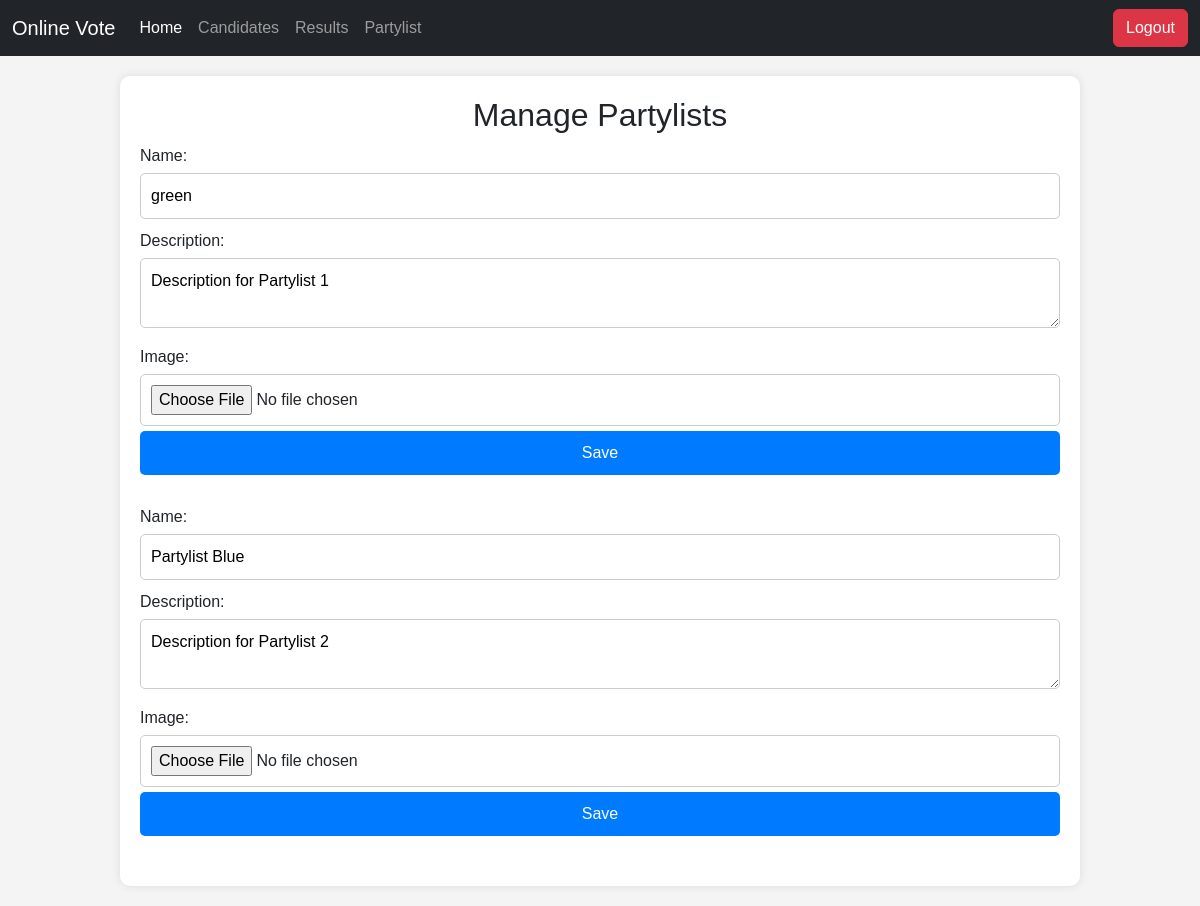
/admin/partylist.php, run on the app's committed database.
### tables this page shows
CREATE TABLE `partylist` (
  `id` int NOT NULL,
  `name` varchar(255) NOT NULL,
  `description` text NOT NULL,
  `image` varchar(255) DEFAULT NULL
);

### admin/partylist.php (the view, shortened to what this page needs)
<?php include('../includes/navbar.php'); ?>
<?php
$conn = new mysqli('localhost', 'root', '', 'online_voting');
$conn->query("INSERT IGNORE INTO partylist (id, name, description, image) VALUES
    (1, 'Blue Partylist', 'Default description for Blue Partylist', ''),
    (2, 'Red Partylist', 'Default description for Red Partylist', '')");
$partylists = $conn->query("SELECT * FROM partylist");
?>
<!DOCTYPE html>
<html>
<head>
</head>
<body>
    <div class="container">
        <h2>Manage Partylists</h2>
        <?php while ($partylist = $partylists->fetch_assoc()): ?>
            <div class="partylist">
                <form method="post" enctype="multipart/form-data">
                    <label for="name">Name:</label>
                    <input type="text" name="name" value="<?php echo htmlspecialchars($partylist['name']); ?>" required>
                    <label for="description">Description:</label>
                    <textarea name="description" required><?php echo htmlspecialchars($partylist['description']); ?></textarea>
                    <label for="image">Image:</label>
                    <input type="file" name="image">
                    <button type="submit">Save</button>
                </form>
            </div>
        <?php endwhile; ?>
    </div>
</body>
</html>

### admin/partylist.php (style rules this page uses)
body { font-family: Arial, sans-serif; margin: 0; padding: 0; background-color: #f4f4f4; }
.container { margin: 20px auto; width: 80%; background: #fff; padding: 20px; border-radius: 10px; box-shadow: 0 0 10px rgba(0, 0, 0, 0.1); }
h2 { text-align: center; }
.partylist { margin-bottom: 30px; }
label { display: block; margin-top: 10px; }
input, textarea, button { width: 100%; padding: 10px; margin-top: 5px; border: 1px solid #ccc; border-radius: 5px; }
button { background-color: #007bff; color: #fff; border: none; cursor: pointer; }

### data on the page
partylist: name "green", description "Description for Partylist 1"
partylist: name "Partylist Blue", description "Description for Partylist 2"
